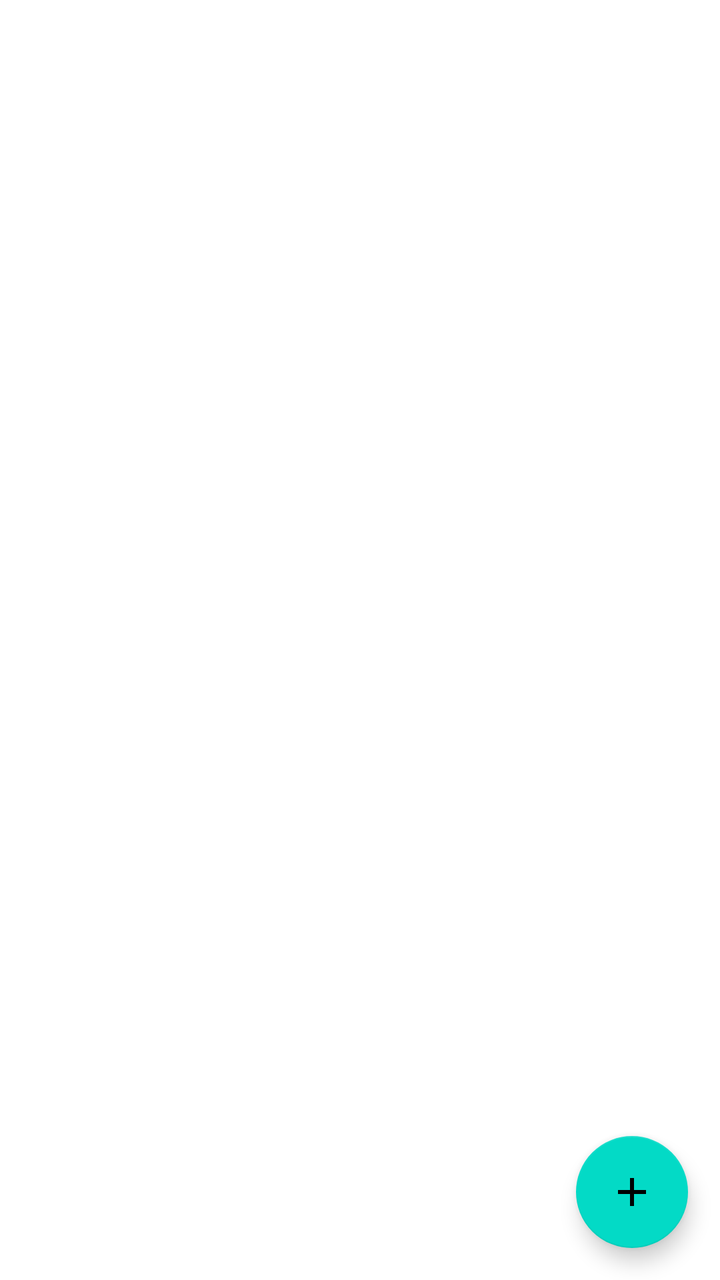
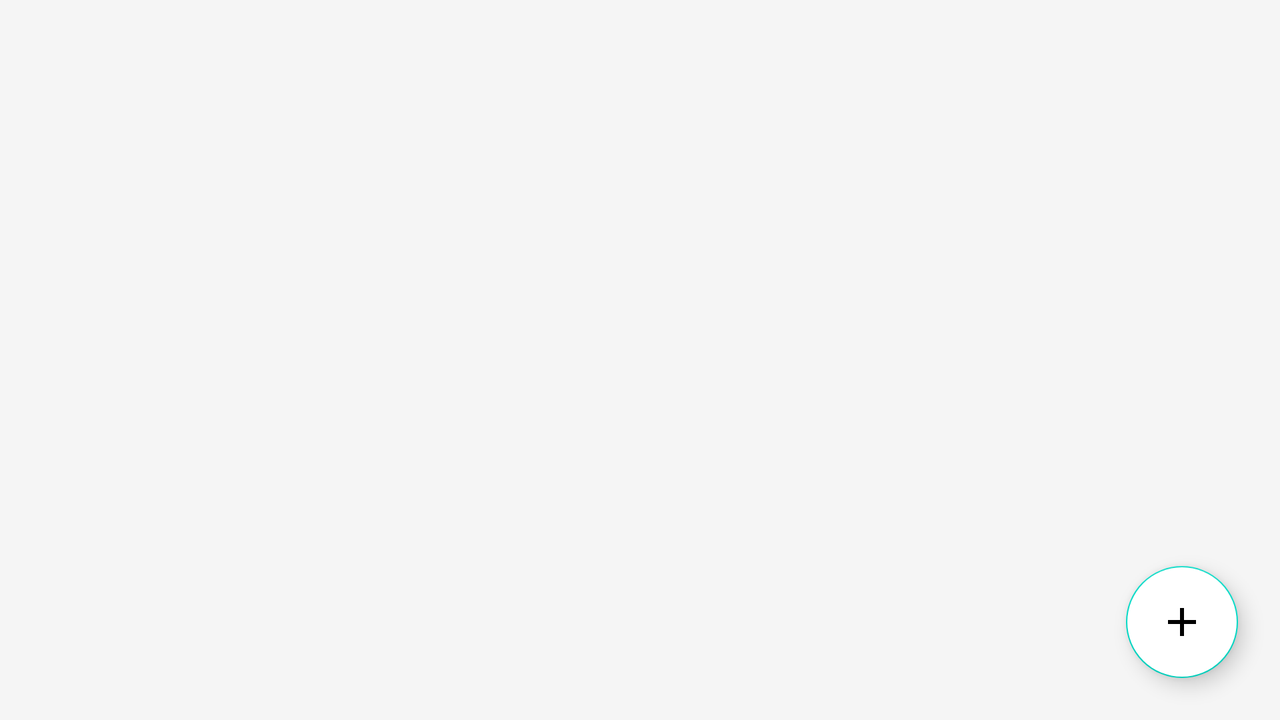

An Android layout and its configuration variant, each rendered on a device that would load it. The default file and the variant file are quoted in full after the pictures.
<!-- AndroidManifest.xml: application theme Theme.Laundry -->
<!-- res/layout/activity_data_pegawai.xml -->
<?xml version="1.0" encoding="utf-8"?>
<androidx.constraintlayout.widget.ConstraintLayout xmlns:android="http://schemas.android.com/apk/res/android"
    xmlns:app="http://schemas.android.com/apk/res-auto"
    xmlns:tools="http://schemas.android.com/tools"
    android:id="@+id/main"
    android:layout_width="match_parent"
    android:layout_height="match_parent"
    tools:context="pegawai.data_pegawai">

    <androidx.recyclerview.widget.RecyclerView
        android:id="@+id/rvDataPelanggan"
        android:layout_width="match_parent"
        android:layout_height="match_parent">
    </androidx.recyclerview.widget.RecyclerView>
    <RelativeLayout
        android:layout_width="match_parent"
        android:layout_height="match_parent">
        <com.google.android.material.floatingactionbutton.FloatingActionButton
            android:layout_width="wrap_content"
            android:layout_height="wrap_content"
            android:id="@+id/fabDATA_PENGGUNA_Tambah"
            android:src="@drawable/add"
            android:layout_alignParentEnd="true"
            android:layout_alignParentBottom="true"
            android:layout_marginEnd="16dp"
            android:layout_marginBottom="16dp"
            android:contentDescription=""/>
    </RelativeLayout>
</androidx.constraintlayout.widget.ConstraintLayout>
<!-- resources referenced by this layout -->
<resources>
  <!-- drawable add (drawable) -->
  <vector xmlns:android="http://schemas.android.com/apk/res/android" android:height="24dp" android:tint="@color/text_color" android:viewportHeight="24" android:viewportWidth="24" android:width="24dp">
        
      <path android:fillColor="@android:color/white" android:pathData="M19,13h-6v6h-2v-6H5v-2h6V5h2v6h6v2z"/>
      
  </vector>
  <style name="Theme.Laundry" parent="Theme.MaterialComponents.DayNight.NoActionBar">
          
          <item name="android:colorBackground">@color/background_light</item>
          <item name="android:textColorPrimary">@color/text_light</item>
          <item name="android:textColorSecondary">@color/text_light</item>
  
      </style>
  <color name="text_color">@color/text_light</color>
  <color name="background_light">#FFFFFF</color>
  <color name="text_light">#000000</color>
</resources>
<!-- res/layout-land/activity_data_pegawai.xml (the repository's variant of the layout above) -->
<!-- drawn on the phone turned sideways -->
<?xml version="1.0" encoding="utf-8"?>
<androidx.constraintlayout.widget.ConstraintLayout
    xmlns:android="http://schemas.android.com/apk/res/android"
    xmlns:app="http://schemas.android.com/apk/res-auto"
    xmlns:tools="http://schemas.android.com/tools"
    android:id="@+id/data_pegawai"
    android:layout_width="match_parent"
    android:layout_height="match_parent"
    android:background="@color/background"
    tools:context=".pegawai.Data_pegawai"
    android:padding="5dp">

    <androidx.recyclerview.widget.RecyclerView
        android:id="@+id/rvDataPegawai"
        android:layout_width="match_parent"
        android:layout_height="match_parent"
        tools:listitem="@layout/cardview_pegawai" />

    <com.google.android.material.floatingactionbutton.FloatingActionButton
        android:id="@+id/fabData_Pegawai_Tambah"
        android:layout_width="wrap_content"
        android:layout_height="wrap_content"
        android:layout_marginEnd="16dp"
        android:layout_marginBottom="16dp"
        android:src="@drawable/add2"
        android:backgroundTint="@color/background_inverse_dark"
        app:layout_constraintBottom_toBottomOf="parent"
        app:layout_constraintEnd_toEndOf="parent"
        android:contentDescription="Tambah Data Pegawai" />

</androidx.constraintlayout.widget.ConstraintLayout>
<!-- res/layout/cardview_pegawai.xml (included above) -->
<?xml version="1.0" encoding="utf-8"?>
<androidx.cardview.widget.CardView
    xmlns:android="http://schemas.android.com/apk/res/android"
    xmlns:app="http://schemas.android.com/apk/res-auto"
    android:layout_width="match_parent"
    android:layout_height="wrap_content"
    android:layout_margin="8dp"
    app:cardCornerRadius="16dp"
    app:cardElevation="4dp"
    android:padding="16dp">

        <LinearLayout
            android:layout_width="match_parent"
            android:layout_height="wrap_content"
            android:orientation="vertical"
            android:padding="10dp">

            
            <TextView
                android:id="@+id/tvIdPegawai"
                android:layout_width="wrap_content"
                android:layout_height="wrap_content"
                android:text="@string/pegawai_id"
                android:textStyle="italic"
                android:textSize="16sp"
                android:textColor="@color/black"
                android:paddingBottom="4dp" />

            
            <TextView
                android:id="@+id/tvNamaPegawai"
                android:layout_width="wrap_content"
                android:layout_height="wrap_content"
                android:text="@string/pegawai_nama"
                android:textSize="17sp"
                android:layout_marginTop="5dp"
                android:textColor="@color/black"
                android:layout_marginBottom="2dp"/>

            
            <TextView
                android:id="@+id/tvAlamatPegawai"
                android:layout_width="wrap_content"
                android:layout_height="wrap_content"
                android:text="@string/alamat"
                android:textSize="16sp"
                android:textColor="@color/black"
                android:layout_marginBottom="2dp"/>

            
            <TextView
                android:id="@+id/tvNoHpPegawai"
                android:layout_width="wrap_content"
                android:layout_height="wrap_content"
                android:text="@string/nohp"
                android:textSize="16sp"
                android:textColor="@color/black"
                android:paddingBottom="16dp"/>

            
            <LinearLayout
                android:layout_width="match_parent"
                android:layout_height="wrap_content"
                android:orientation="horizontal"
                android:gravity="center">

                
                <Button
                    android:id="@+id/btnHubungi"
                    android:layout_width="0dp"
                    android:layout_height="wrap_content"
                    android:layout_weight="1"
                    android:text="@string/hubungi"
                    android:background="@drawable/button"
                    android:backgroundTint="@color/black"
                    android:textSize="18sp"
                    android:textColor="@color/white"
                    android:layout_marginEnd="8dp" />

                
                <Button
                    android:id="@+id/btnLihat"
                    android:layout_width="0dp"
                    android:layout_height="wrap_content"
                    android:layout_weight="1"
                    android:text="@string/lihat"
                    android:background="@drawable/button"
                    android:backgroundTint="@color/black"
                    android:textSize="18sp"
                    android:textColor="@color/white" />
            </LinearLayout>

        </LinearLayout>

</androidx.cardview.widget.CardView>
<!-- resources referenced by the variant -->
<!-- as the phone turned sideways resolves them -->
<resources>
  <color name="background">@color/background_secondary_light</color>
  <color name="background_inverse_dark">#FFFFFF</color>
  <color name="white">#FFFFFF</color>
  <!-- drawable add2 (drawable) -->
  <vector xmlns:android="http://schemas.android.com/apk/res/android" android:height="24dp" android:tint="@color/add" android:viewportHeight="24" android:viewportWidth="24" android:width="24dp">
  
      <path android:fillColor="@color/add" android:pathData="M19,13h-6v6h-2v-6H5v-2h6V5h2v6h6v2z"/>
      
  </vector>
  <!-- drawable button (drawable) -->
  <?xml version="1.0" encoding="utf-8"?>
  <shape android:shape="rectangle" xmlns:android="http://schemas.android.com/apk/res/android">
      <stroke android:color="@color/black" android:width="2dp"/>
      <corners android:radius="40dp"/>
  </shape>
  <string name="alamat">Alamat</string>
  <string name="hubungi">Hubungi</string>
  <string name="lihat">Lihat</string>
  <string name="nohp">No HP</string>
  <string name="pegawai_id">ID Pegawai</string>
  <string name="pegawai_nama">Nama Pegawai</string>
  <style name="Theme.Laundry" parent="Theme.MaterialComponents.DayNight.NoActionBar">
          
          <item name="android:colorBackground">@color/background_light</item>
          <item name="android:textColorPrimary">@color/text_light</item>
          <item name="android:textColorSecondary">@color/text_light</item>
  
      </style>
  <color name="background_secondary_light">#F5F5F5</color>
  <color name="add">@color/background_inverse_light</color>
  <color name="background_light">#FFFFFF</color>
  <color name="text_light">#000000</color>
  <color name="background_inverse_light">#262626</color>
</resources>
